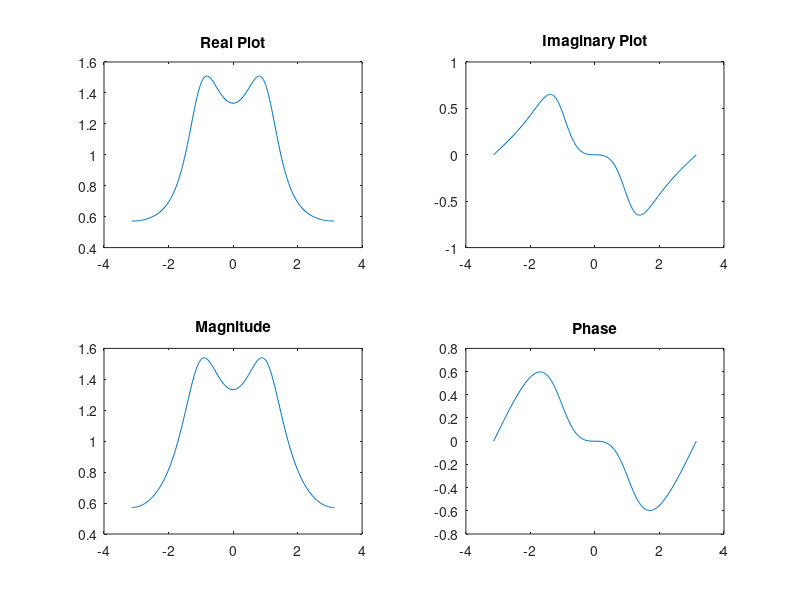

MATLAB code for this plot:
clear; clc;
theta=60*pi/180;
r=0.5;
w=-pi:pi/100:pi;
den=1-2*r*cos(theta)*exp(-j*w)+r^2*exp(-j*2*w);
G=1./den;
subplot(221);
plot(w,real(G));
title('Real Plot');
subplot(222);
plot(w,imag(G));
title("Imaginary Plot"); 
subplot(223);
plot(w,abs(G));
title('Magnitude');
subplot(224);
plot(w,angle(G));
title('Phase')